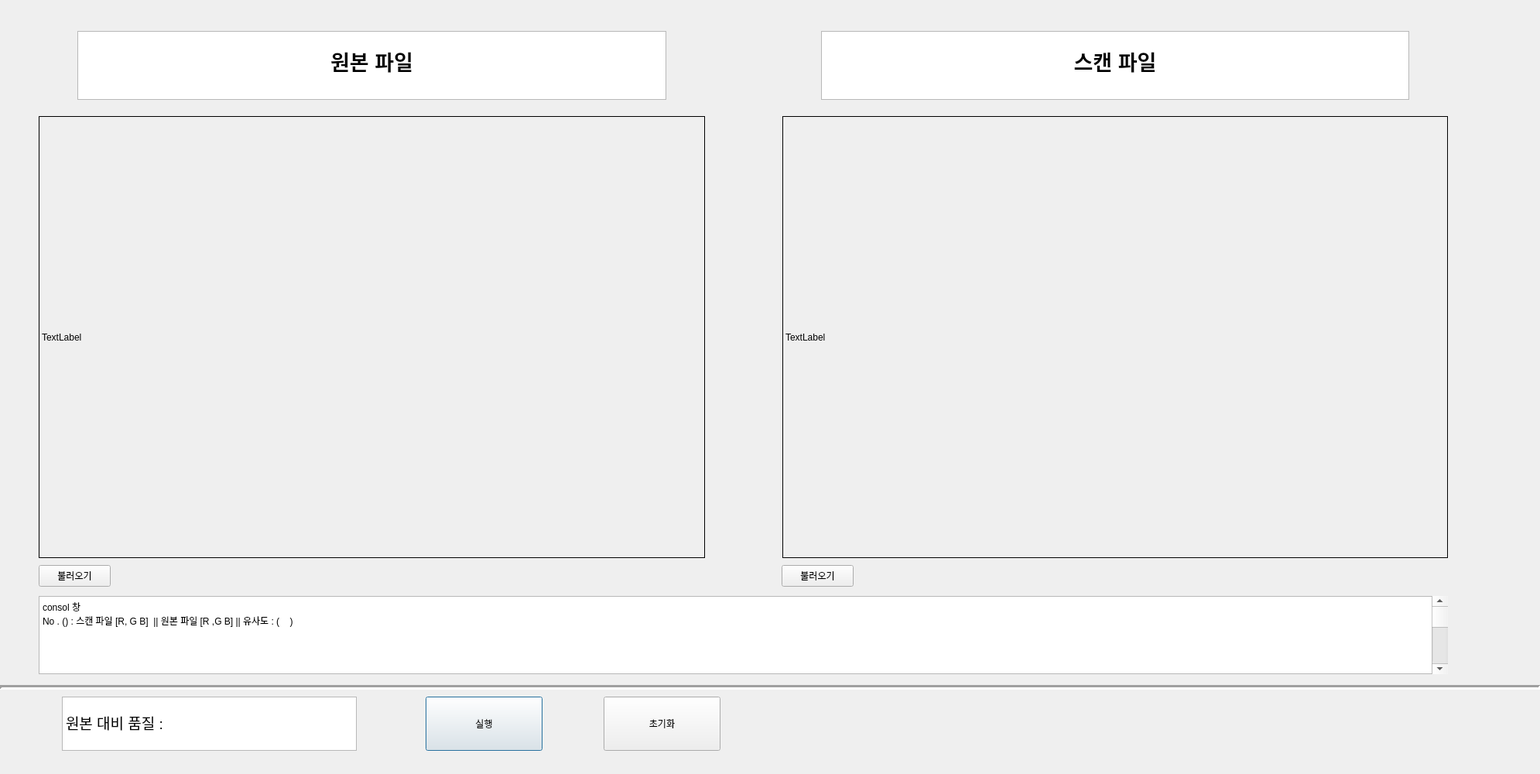
<?xml version="1.0" encoding="UTF-8"?>
<ui version="4.0">
 <class>Dialog</class>
 <widget class="QDialog" name="Dialog">
  <property name="windowModality">
   <enum>Qt::NonModal</enum>
  </property>
  <property name="enabled">
   <bool>true</bool>
  </property>
  <property name="geometry">
   <rect>
    <x>0</x>
    <y>0</y>
    <width>1990</width>
    <height>1000</height>
   </rect>
  </property>
  <property name="mouseTracking">
   <bool>false</bool>
  </property>
  <property name="windowTitle">
   <string>tt</string>
  </property>
  <property name="sizeGripEnabled">
   <bool>false</bool>
  </property>
  <property name="modal">
   <bool>false</bool>
  </property>
  <widget class="QWidget" name="horizontalLayoutWidget">
   <property name="geometry">
    <rect>
     <x>50</x>
     <y>40</y>
     <width>1821</width>
     <height>89</height>
    </rect>
   </property>
   <layout class="QHBoxLayout" name="horizontalLayout">
    <property name="spacing">
     <number>200</number>
    </property>
    <property name="leftMargin">
     <number>50</number>
    </property>
    <property name="rightMargin">
     <number>50</number>
    </property>
    <item>
     <widget class="QTextBrowser" name="textBrowser_2">
      <property name="html">
       <string>&lt;!DOCTYPE HTML PUBLIC &quot;-//W3C//DTD HTML 4.0//EN&quot; &quot;http://www.w3.org/TR/REC-html40/strict.dtd&quot;&gt;
&lt;html&gt;&lt;head&gt;&lt;meta name=&quot;qrichtext&quot; content=&quot;1&quot; /&gt;&lt;style type=&quot;text/css&quot;&gt;
p, li { white-space: pre-wrap; }
&lt;/style&gt;&lt;/head&gt;&lt;body style=&quot; font-family:'Gulim'; font-size:9pt; font-weight:400; font-style:normal;&quot;&gt;
&lt;p align=&quot;center&quot; style=&quot;-qt-paragraph-type:empty; margin-top:0px; margin-bottom:0px; margin-left:0px; margin-right:0px; -qt-block-indent:0; text-indent:0px;&quot;&gt;&lt;br /&gt;&lt;/p&gt;
&lt;p align=&quot;center&quot; style=&quot; margin-top:0px; margin-bottom:0px; margin-left:0px; margin-right:0px; -qt-block-indent:0; text-indent:0px;&quot;&gt;&lt;span style=&quot; font-size:20pt; font-weight:600;&quot;&gt;원본 파일&lt;/span&gt;&lt;/p&gt;&lt;/body&gt;&lt;/html&gt;</string>
      </property>
     </widget>
    </item>
    <item>
     <widget class="QTextBrowser" name="textBrowser">
      <property name="html">
       <string>&lt;!DOCTYPE HTML PUBLIC &quot;-//W3C//DTD HTML 4.0//EN&quot; &quot;http://www.w3.org/TR/REC-html40/strict.dtd&quot;&gt;
&lt;html&gt;&lt;head&gt;&lt;meta name=&quot;qrichtext&quot; content=&quot;1&quot; /&gt;&lt;style type=&quot;text/css&quot;&gt;
p, li { white-space: pre-wrap; }
&lt;/style&gt;&lt;/head&gt;&lt;body style=&quot; font-family:'Gulim'; font-size:9pt; font-weight:400; font-style:normal;&quot;&gt;
&lt;p align=&quot;center&quot; style=&quot;-qt-paragraph-type:empty; margin-top:0px; margin-bottom:0px; margin-left:0px; margin-right:0px; -qt-block-indent:0; text-indent:0px;&quot;&gt;&lt;br /&gt;&lt;/p&gt;
&lt;p align=&quot;center&quot; style=&quot; margin-top:0px; margin-bottom:0px; margin-left:0px; margin-right:0px; -qt-block-indent:0; text-indent:0px;&quot;&gt;&lt;span style=&quot; font-size:20pt; font-weight:600;&quot;&gt;스캔 파일&lt;/span&gt;&lt;/p&gt;&lt;/body&gt;&lt;/html&gt;</string>
      </property>
     </widget>
    </item>
   </layout>
  </widget>
  <widget class="QTextBrowser" name="textBrowser_3">
   <property name="geometry">
    <rect>
     <x>80</x>
     <y>900</y>
     <width>381</width>
     <height>70</height>
    </rect>
   </property>
   <property name="html">
    <string>&lt;!DOCTYPE HTML PUBLIC &quot;-//W3C//DTD HTML 4.0//EN&quot; &quot;http://www.w3.org/TR/REC-html40/strict.dtd&quot;&gt;
&lt;html&gt;&lt;head&gt;&lt;meta name=&quot;qrichtext&quot; content=&quot;1&quot; /&gt;&lt;style type=&quot;text/css&quot;&gt;
p, li { white-space: pre-wrap; }
&lt;/style&gt;&lt;/head&gt;&lt;body style=&quot; font-family:'Gulim'; font-size:9pt; font-weight:400; font-style:normal;&quot;&gt;
&lt;p style=&quot;-qt-paragraph-type:empty; margin-top:0px; margin-bottom:0px; margin-left:0px; margin-right:0px; -qt-block-indent:0; text-indent:0px;&quot;&gt;&lt;br /&gt;&lt;/p&gt;
&lt;p style=&quot; margin-top:0px; margin-bottom:0px; margin-left:0px; margin-right:0px; -qt-block-indent:0; text-indent:0px;&quot;&gt;&lt;span style=&quot; font-size:14pt;&quot;&gt;원본 대비 품질 : &lt;/span&gt;&lt;/p&gt;&lt;/body&gt;&lt;/html&gt;</string>
   </property>
  </widget>
  <widget class="Line" name="line">
   <property name="geometry">
    <rect>
     <x>0</x>
     <y>880</y>
     <width>1990</width>
     <height>16</height>
    </rect>
   </property>
   <property name="lineWidth">
    <number>3</number>
   </property>
   <property name="orientation">
    <enum>Qt::Horizontal</enum>
   </property>
  </widget>
  <widget class="QPushButton" name="pushButton">
   <property name="geometry">
    <rect>
     <x>550</x>
     <y>900</y>
     <width>151</width>
     <height>70</height>
    </rect>
   </property>
   <property name="text">
    <string>실행</string>
   </property>
  </widget>
  <widget class="QPushButton" name="pushButton_2">
   <property name="geometry">
    <rect>
     <x>780</x>
     <y>900</y>
     <width>151</width>
     <height>70</height>
    </rect>
   </property>
   <property name="text">
    <string>초기화</string>
   </property>
  </widget>
  <widget class="QPushButton" name="pushButton_3">
   <property name="geometry">
    <rect>
     <x>50</x>
     <y>730</y>
     <width>93</width>
     <height>28</height>
    </rect>
   </property>
   <property name="text">
    <string>불러오기</string>
   </property>
  </widget>
  <widget class="QPushButton" name="pushButton_4">
   <property name="geometry">
    <rect>
     <x>1010</x>
     <y>730</y>
     <width>93</width>
     <height>28</height>
    </rect>
   </property>
   <property name="text">
    <string>불러오기</string>
   </property>
  </widget>
  <widget class="QTextBrowser" name="textBrowser_5">
   <property name="geometry">
    <rect>
     <x>50</x>
     <y>770</y>
     <width>1821</width>
     <height>101</height>
    </rect>
   </property>
   <property name="html">
    <string>&lt;!DOCTYPE HTML PUBLIC &quot;-//W3C//DTD HTML 4.0//EN&quot; &quot;http://www.w3.org/TR/REC-html40/strict.dtd&quot;&gt;
&lt;html&gt;&lt;head&gt;&lt;meta name=&quot;qrichtext&quot; content=&quot;1&quot; /&gt;&lt;style type=&quot;text/css&quot;&gt;
p, li { white-space: pre-wrap; }
&lt;/style&gt;&lt;/head&gt;&lt;body style=&quot; font-family:'Gulim'; font-size:9pt; font-weight:400; font-style:normal;&quot;&gt;
&lt;p style=&quot; margin-top:0px; margin-bottom:0px; margin-left:0px; margin-right:0px; -qt-block-indent:0; text-indent:0px;&quot;&gt;consol 창&lt;/p&gt;
&lt;p style=&quot; margin-top:0px; margin-bottom:0px; margin-left:0px; margin-right:0px; -qt-block-indent:0; text-indent:0px;&quot;&gt;No . () : 스캔 파일 [R, G B]  || 원본 파일 [R ,G B] || 유사도 : (    )&lt;/p&gt;
&lt;p style=&quot;-qt-paragraph-type:empty; margin-top:0px; margin-bottom:0px; margin-left:0px; margin-right:0px; -qt-block-indent:0; text-indent:0px;&quot;&gt;&lt;br /&gt;&lt;/p&gt;
&lt;p style=&quot;-qt-paragraph-type:empty; margin-top:0px; margin-bottom:0px; margin-left:0px; margin-right:0px; -qt-block-indent:0; text-indent:0px;&quot;&gt;&lt;br /&gt;&lt;/p&gt;&lt;/body&gt;&lt;/html&gt;</string>
   </property>
  </widget>
  <widget class="QWidget" name="horizontalLayoutWidget_2">
   <property name="geometry">
    <rect>
     <x>50</x>
     <y>150</y>
     <width>1821</width>
     <height>571</height>
    </rect>
   </property>
   <layout class="QHBoxLayout" name="horizontalLayout_2">
    <property name="spacing">
     <number>100</number>
    </property>
    <item>
     <widget class="QLabel" name="label_3">
      <property name="frameShape">
       <enum>QFrame::Box</enum>
      </property>
      <property name="text">
       <string>TextLabel</string>
      </property>
     </widget>
    </item>
    <item>
     <widget class="QLabel" name="label_2">
      <property name="frameShape">
       <enum>QFrame::Box</enum>
      </property>
      <property name="text">
       <string>TextLabel</string>
      </property>
     </widget>
    </item>
   </layout>
  </widget>
  <widget class="QScrollBar" name="verticalScrollBar">
   <property name="geometry">
    <rect>
     <x>1850</x>
     <y>770</y>
     <width>21</width>
     <height>101</height>
    </rect>
   </property>
   <property name="orientation">
    <enum>Qt::Vertical</enum>
   </property>
  </widget>
 </widget>
 <tabstops>
  <tabstop>textBrowser</tabstop>
 </tabstops>
 <resources/>
 <connections/>
</ui>
